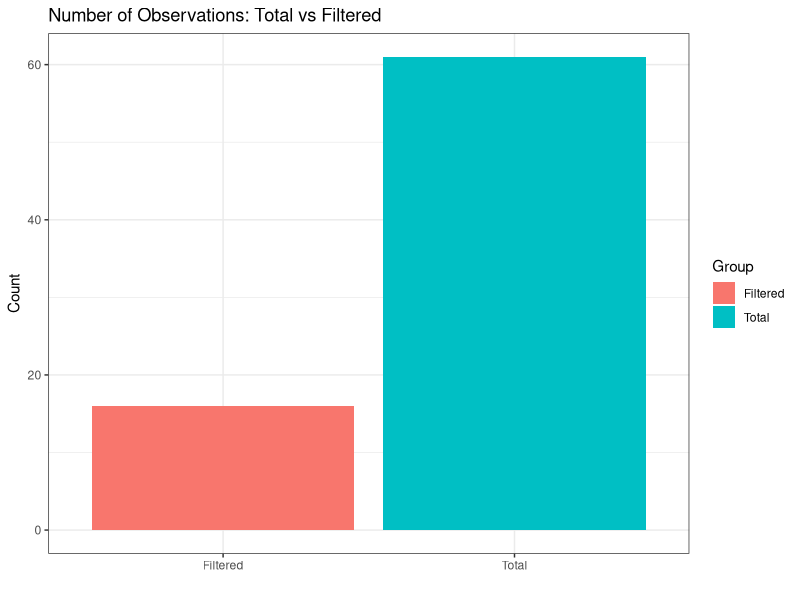

Source code (R): (Note: this script raises an error after producing the figure.)
# Lib setup  
library(ggplot2)
library(dplyr)

# Load in fake results for testing, filter out unneeded info
rawData <- read.csv("FAKE_DATA.csv", header = T, sep=",")
rawData <- rawData[3:nrow(rawData), 5:ncol(rawData)] 

# Filter out non complete results
filteredData <- subset(rawData, rawData$AgreeToParticipate == 'I agree' & 
                         rawData$Finished == 'True' &
                         ((rawData$condition == 'control' & 
                             rawData$AttentionCheck_ctrl == 
                             'This code snippet is written in C.')
                          | (rawData$condition == 'experimental' 
                          & rawData$AttentionCheck_exp == 
                          'This code snippet was generated using AI.')))

# Add a row to manually track if security bug was detected
filteredData$noticed_security_bug <- NA

# How many completed the survey
total_n <- as.numeric(nrow(rawData))
filtered_n <- as.numeric(nrow(filteredData))

count_df <- data.frame(Group = c("Total", "Filtered"), Count
                         = c(total_n, filtered_n))

ggplot(count_df, aes(x = Group, y = Count, fill = Group)) +
  geom_bar(stat = "identity") +
  labs(
    title = "Number of Observations: Total vs Filtered",
    x = "",
    y = "Count"
  ) + theme_bw()

# Survey Completion Time (minutes)
summary(as.numeric(as.character(filteredData$Duration..in.seconds)))

# Overall Quality 
likert_levels <- c("Very low quality", "Low quality", "Somewhat low quality", 
                   "Neither high nor low quality", "Somewhat high quality", 
                   "High quality", "Very high quality")
filteredData$Rate_Overall_Quality_Numeric <- as.numeric(factor(
  filteredData$RateOverallQuality, levels=likert_levels, ordered = TRUE))

ggplot(filteredData, aes(x = factor(RateOverallQualityNumeric))) +
  geom_bar(fill = "steelblue") +
  facet_wrap(~ condition) +
  labs(
    title = "Overall Quality Rating by Condition",
    x = "Rating (1 = Extremely Bad, 7 = Extremely Good)",
    y = "Count"
  ) +
  theme_bw()
